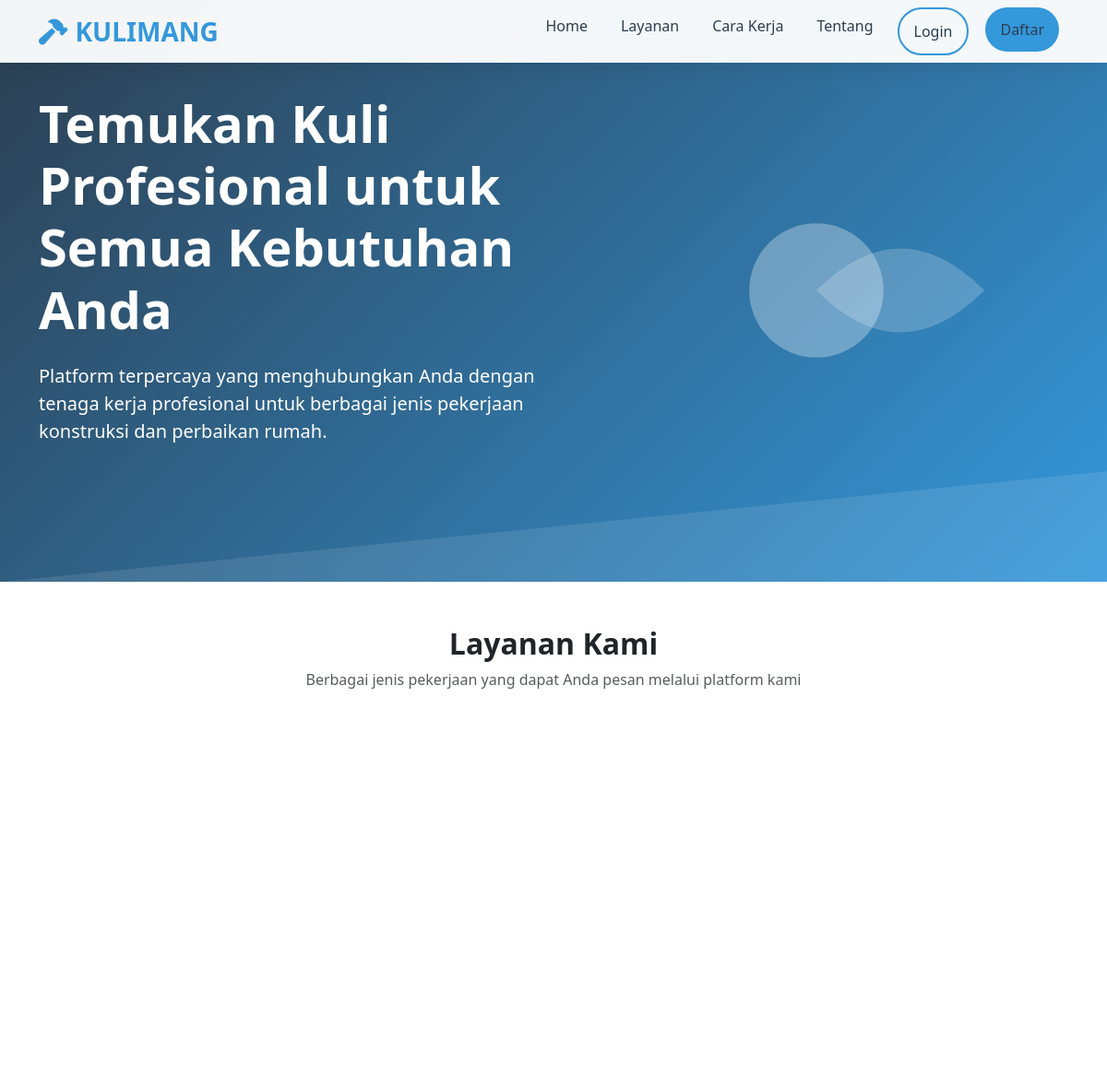
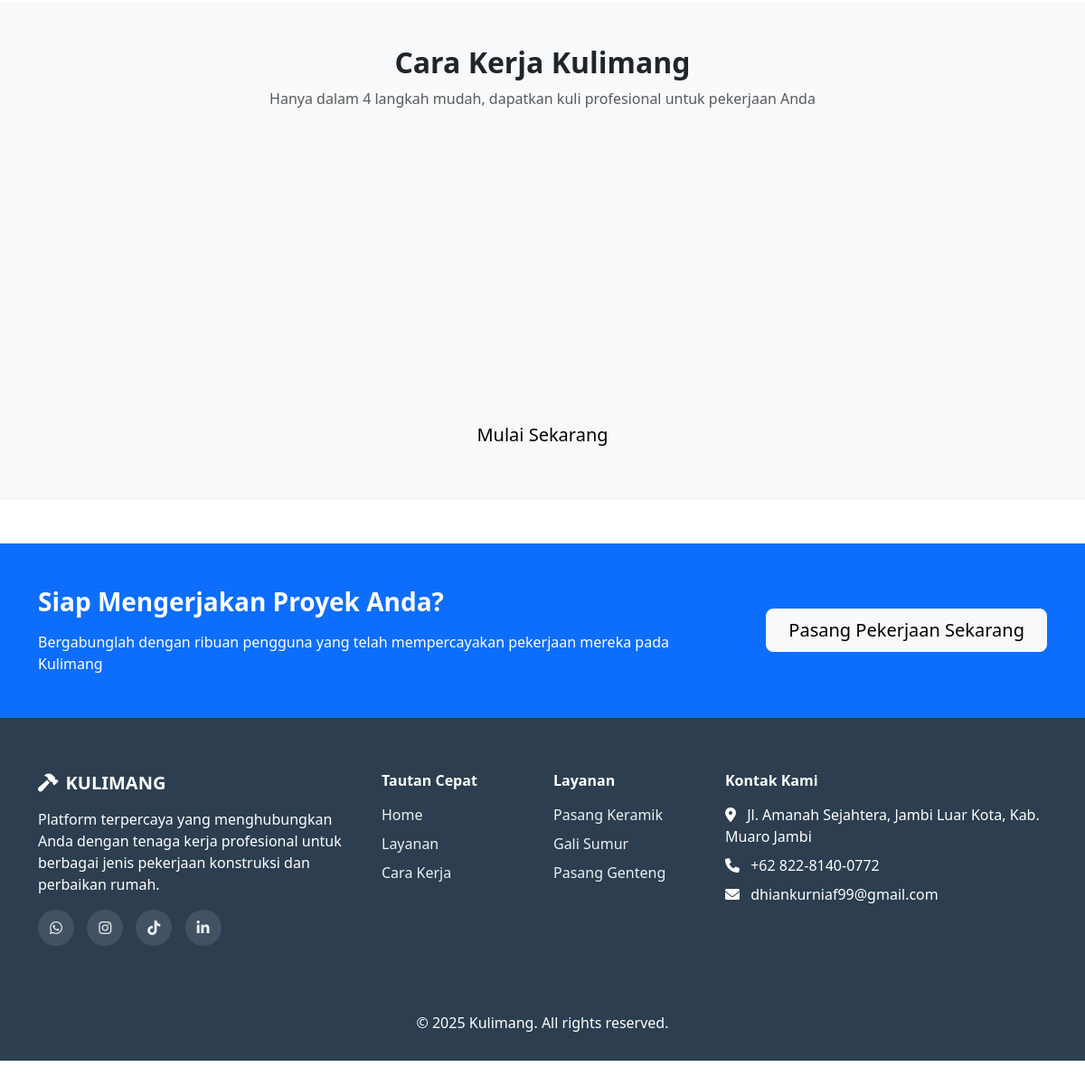
The page / on the database its author committed (2 pictures, top to bottom).
### tables this page shows
CREATE TABLE IF NOT EXISTS `kategori_pekerjaan` (
  `id` int NOT NULL AUTO_INCREMENT,
  `nama_kategori` varchar(100) NOT NULL,
  `deskripsi` text,
  `harga_per_meter` decimal(10,2) DEFAULT '0.00',
  PRIMARY KEY (`id`)
);

### index.php (the view, shortened to what this page needs)
<?php
require_once 'config.php';
?>
<!DOCTYPE html>
<html lang="id">
<head>
    <link href="https://cdn.jsdelivr.net/npm/bootstrap@5.3.0/dist/css/bootstrap.min.css" rel="stylesheet">
    <link href="https://cdnjs.cloudflare.com/ajax/libs/font-awesome/6.0.0/css/all.min.css" rel="stylesheet">
</head>
<body>
    <nav class="navbar navbar-expand-lg navbar-light fixed-top">
        <div class="container">
            <a class="navbar-brand fw-bold fs-3" href="index.php" style="color: var(--secondary) !important;">
                <i class="fas fa-hammer me-2"></i>KULIMANG
            </a>
            <div class="collapse navbar-collapse" id="navbarNav">
                <ul class="navbar-nav ms-auto">
                    <li class="nav-item"><a class="nav-link" href="#home">Home</a></li>
                    <li class="nav-item"><a class="nav-link" href="#layanan">Layanan</a></li>
                    <li class="nav-item"><a class="nav-link" href="#cara-kerja">Cara Kerja</a></li>
                    <li class="nav-item"><a class="nav-link" href="#tentang">Tentang</a></li>
                    <?php if (isset($_SESSION['user_id'])): ?>
                        <li class="nav-item">
                            <a class="nav-link btn btn-primary text-white px-3 ms-2" href="dashboard.php">
                                Dashboard
                            </a>
                        </li>
                    <?php else: ?>
                        <li class="nav-item">
                            <a class="nav-link btn btn-outline-primary px-3 ms-2" href="login.php">
                                Login
                            </a>
                        </li>
                        <li class="nav-item">
                            <a class="nav-link btn btn-primary text-white px-3 ms-2" href="register.php">
                                Daftar
                            </a>
                        </li>
                    <?php endif; ?>
                </ul>
            </div>
        </div>
    </nav>
    <section id="home" class="hero-section">
        <div class="container">
            <div class="row align-items-center">
                <div class="col-lg-6">
                    <h1 class="display-4 fw-bold mb-4">Temukan Kuli Profesional untuk Semua Kebutuhan Anda</h1>
                    <p class="lead mb-5">Platform terpercaya yang menghubungkan Anda dengan tenaga kerja profesional untuk berbagai jenis pekerjaan konstruksi dan perbaikan rumah.</p>
                </div>
                <div class="col-lg-6 text-center">
                    <img
                         alt="Construction Workers" class="img-fluid">
                </div>
            </div>
        </div>
    </section>
<section id="layanan" class="py-5">
    <div class="container">
        <div class="text-center mb-5">
            <h2 class="fw-bold">Layanan Kami</h2>
            <p class="text-muted">Berbagai jenis pekerjaan yang dapat Anda pesan melalui platform kami</p>
        </div>
        <div class="row g-4">
            <?php
            $kategori = $pdo->query("SELECT * FROM kategori_pekerjaan")->fetchAll();
            foreach ($kategori as $k):
            ?>
            <div class="col-lg-4 col-md-6">
            </div>
            <?php endforeach; ?>
        </div>
    </div>
</section>
    <section id="cara-kerja" class="py-5 bg-light">
        <div class="container">
            <div class="text-center mb-5">
                <h2 class="fw-bold">Cara Kerja Kulimang</h2>
                <p class="text-muted">Hanya dalam 4 langkah mudah, dapatkan kuli profesional untuk pekerjaan Anda</p>
            </div>
            <div class="row">
                <div class="col-lg-6">
                </div>
                <div class="col-lg-6">
                </div>
            </div>
            <div class="text-center mt-5">
                <a href="<?php echo isset($_SESSION['user_id']) ? 'upload_pekerjaan.php' : 'register.php'; ?>" class="btn btn-light btn-lg px-4">
                    Mulai Sekarang
                </a>
            </div>
        </div>
    </section>
    <section id="tentang" class="py-5">
    <section class="py-5 bg-primary text-white">
        <div class="container">
            <div class="row align-items-center">
                <div class="col-lg-8">
                    <h3 class="fw-bold mb-3">Siap Mengerjakan Proyek Anda?</h3>
                    <p class="mb-0">Bergabunglah dengan ribuan pengguna yang telah mempercayakan pekerjaan mereka pada Kulimang</p>
                </div>
                <div class="col-lg-4 text-lg-end">
                    <a href="<?php echo isset($_SESSION['user_id']) ? 'upload_pekerjaan.php' : 'register.php'; ?>" class="btn btn-light btn-lg px-4">
                        Pasang Pekerjaan Sekarang
                    </a>
                </div>
            </div>
        </div>
    </section>
<footer class="footer">
    <div class="container">
        <div class="row">
            <div class="col-lg-4 mb-4">
                <h5 class="fw-bold mb-3">
                    <i class="fas fa-hammer me-2"></i>KULIMANG
                </h5>
                <p>Platform terpercaya yang menghubungkan Anda dengan tenaga kerja profesional untuk berbagai jenis pekerjaan konstruksi dan perbaikan rumah.</p>
                <div class="social-icons">
                    <a href="https://wa.me/6282281400772" target="_blank"><i class="fab fa-whatsapp"></i></a>
                    <a href="hhttps://www.instagram.com/fer.dhian_?igsh=MWw1ZTdwMXI2ajJvMg==" target="_blank"><i class="fab fa-instagram"></i></a>
                    <a href="https://www.tiktok.com/@bnana.jmbi?_t=ZS-8w36TnkVgcT&_r=1" target="_blank"><i class="fab fa-tiktok"></i></a>
                    <a href="http://www.linkedin.com/in/dhian-kurnia-ferdiansyah-irawan-489612266" target="_blank"><i class="fab fa-linkedin-in"></i></a>
                </div>
            </div>
            <div class="col-lg-2 col-6 mb-4">
                <h6 class="fw-bold mb-3">Tautan Cepat</h6>
                <ul class="list-unstyled">
                    <li class="mb-2"><a href="#home">Home</a></li>
                    <li class="mb-2"><a href="#layanan">Layanan</a></li>
                    <li class="mb-2"><a href="#cara-kerja">Cara Kerja</a></li>
                </ul>
            </div>
            <div class="col-lg-2 col-6 mb-4">
                <h6 class="fw-bold mb-3">Layanan</h6>
                <ul class="list-unstyled">
                    <?php foreach ($kategori as $k): ?>
                    <li class="mb-2"><a href="#"><?php echo $k['nama_kategori']; ?></a></li>
                    <?php endforeach; ?>
                </ul>
            </div>
            <div class="col-lg-4 mb-4">
                <h6 class="fw-bold mb-3">Kontak Kami</h6>
                <ul class="list-unstyled">
                    <li class="mb-2">
                        <i class="fas fa-map-marker-alt me-2"></i>
                        Jl. Amanah Sejahtera, Jambi Luar Kota, Kab. Muaro Jambi
                    </li>
                    <li class="mb-2">
                        <i class="fas fa-phone me-2"></i>
                        +62 822-8140-0772
                    </li>
                    <li class="mb-2">
                        <i class="fas fa-envelope me-2"></i>
                        dhiankurniaf99@gmail.com
                    </li>
                </ul>
            </div>
        </div>
        <hr class="my-4" style="border-color: rgba(255,255,255,0.1);">
        <div class="text-center">
            <p class="mb-0">&copy; 2025 Kulimang. All rights reserved.</p>
        </div>
    </div>
</footer>
</section>
</body>
</html>

### index.php (style rules this page uses)
:root { --primary: #2c3e50; --secondary: #3498db; --accent: #e74c3c; --light: #ecf0f1; --dark: #2c3e50; }
.hero-section { background: linear-gradient(135deg, var(--primary) 0%, var(--secondary) 100%); color: white; padding: 100px 0; position: relative; overflow: hidden; }
.hero-section::before { content: ''; position: absolute; top: 0; left: 0; right: 0; bottom: 0; background-size: cover; }
.btn-primary { background: var(--secondary); border: none; padding: 12px 30px; border-radius: 50px; font-weight: 600; transition: all 0.3s ease; }
.btn-outline-primary { border: 2px solid var(--secondary); color: var(--secondary); padding: 12px 30px; border-radius: 50px; font-weight: 600; transition: all 0.3s ease; }
.navbar { background: rgba(255,255,255,0.95) !important; backdrop-filter: blur(10px); box-shadow: 0 2px 20px rgba(0,0,0,0.1); }
.nav-link { font-weight: 500; margin: 0 10px; color: var(--dark) !important; }
.footer { background: var(--dark); color: white; padding: 60px 0 30px; }
.footer a { color: var(--light); text-decoration: none; transition: color 0.3s ease; }
.social-icons a { display: inline-flex; align-items: center; justify-content: center; width: 40px; height: 40px; background: rgba(255,255,255,0.1); border-radius: 50%; margin-right: 10px; transition: all 0.3s ease; }

### rows shown on the page
kategori_pekerjaan: nama_kategori "Pasang Keramik"
kategori_pekerjaan: nama_kategori "Gali Sumur"
kategori_pekerjaan: nama_kategori "Pasang Genteng"
